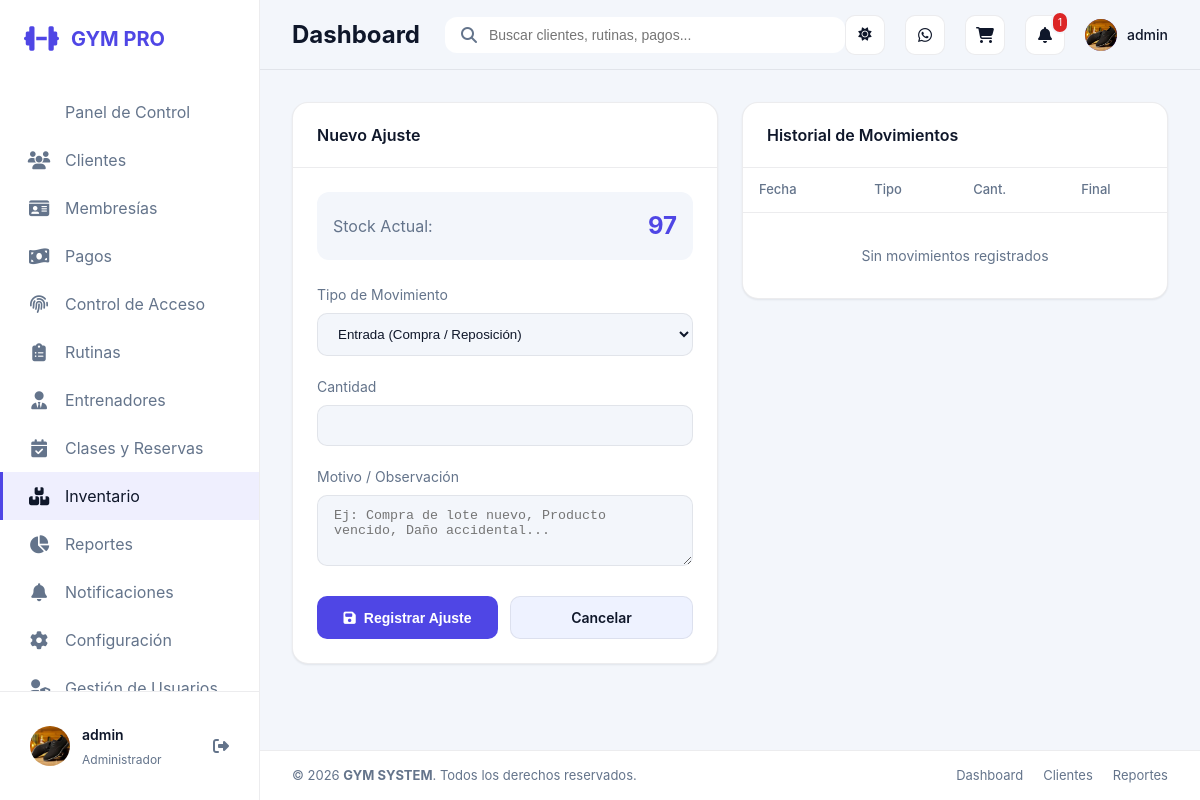
/inventario/ajustar-stock/1/ (signed in), run on an earlier commit of the app's database.
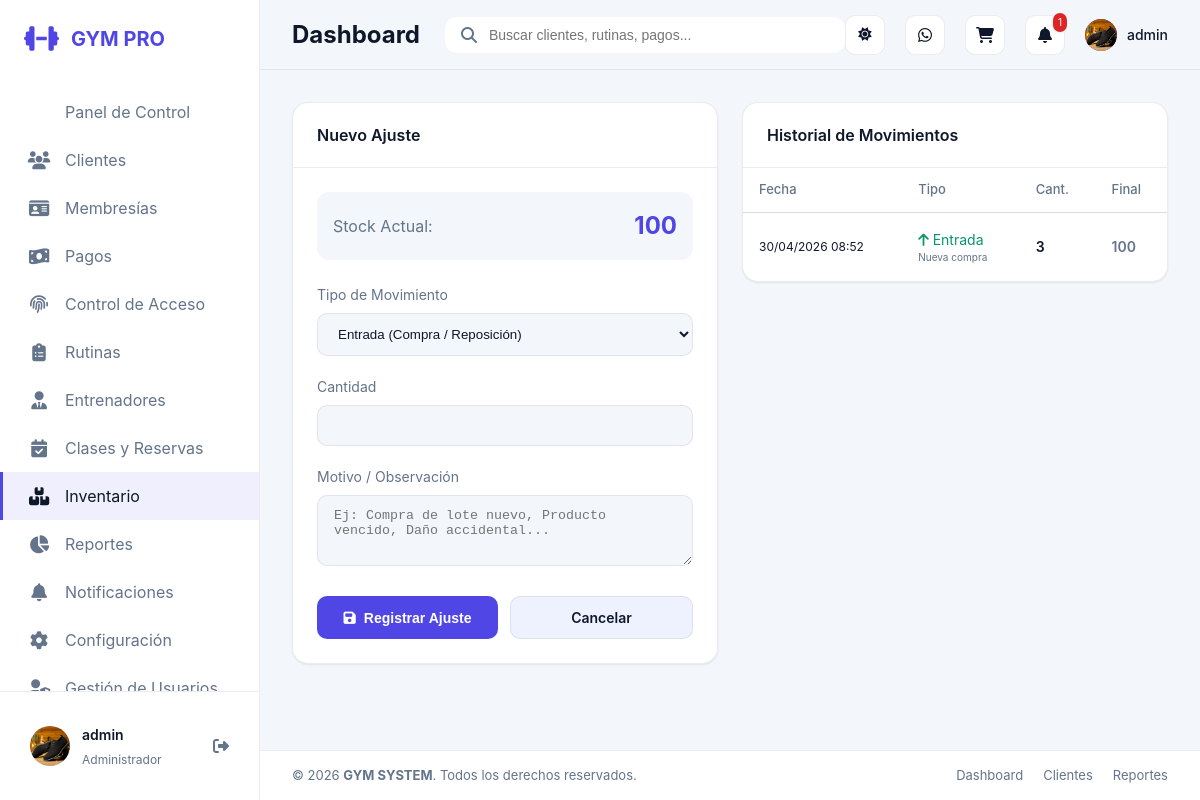
And on a later commit of the database.
### apps/inventory/models.py (models this page shows, shortened)
class Product(models.Model):
    name = models.CharField(max_length=140)
    description = models.TextField(blank=True)
    price = models.DecimalField(max_digits=10, decimal_places=2)
    stock = models.PositiveIntegerField(default=0)
    min_stock = models.PositiveIntegerField(default=5)
    category = models.ForeignKey(ProductCategory, on_delete=models.SET_NULL, null=True, blank=True, related_name='products')
    barcode = models.CharField(max_length=150, unique=True, blank=True, null=True)
    image = models.ImageField(upload_to='products/', blank=True, null=True)

class ProductStockHistory(models.Model):
    ADJUSTMENT_TYPES = [
        ('ENTRY', 'Entrada (Compra/Reposición)'),
        ('EXIT', 'Salida (Ajuste/Dañado)'),
    ]
    product = models.ForeignKey(Product, on_delete=models.CASCADE, related_name='stock_history')
    change_amount = models.IntegerField() # Positivo para entrada, negativo para salida
    current_stock = models.PositiveIntegerField() # Stock después del cambio
    adjustment_type = models.CharField(max_length=10, choices=ADJUSTMENT_TYPES)
    reason = models.CharField(max_length=255, blank=True)
    created_at = models.DateTimeField(auto_now_add=True)
    created_by = models.ForeignKey(settings.AUTH_USER_MODEL, on_delete=models.SET_NULL, null=True)

### apps/inventory/views.py (the view, shortened to what this page needs)
# urls.py: path('ajustar-stock/<int:product_id>/', views.product_stock_adjust, name='product_stock_adjust'),
@role_required(UserProfile.ROLE_ADMIN, UserProfile.ROLE_RECEPTION)
def product_stock_adjust(request, product_id):
    product = get_object_or_404(Product, id=product_id)
    history = product.stock_history.all().order_by('-created_at')
    return render(request, 'inventory/product_stock_adjust.html', {'product': product, 'history': history})

### apps/core/models.py (called while the page is built)
    @property
    def role_label(self):
        return self.get_role_display()

### apps/core/permissions.py (called while the page is built)
def get_user_profile(user):
    if not user or not user.is_authenticated:
        return None
    default_role = UserProfile.ROLE_ADMIN if user.is_superuser else UserProfile.ROLE_RECEPTION
    profile, _ = UserProfile.objects.get_or_create(
        user=user,
        defaults={'role': default_role},
    )
    if user.is_superuser and profile.role != UserProfile.ROLE_ADMIN:
        profile.role = UserProfile.ROLE_ADMIN
        profile.save(update_fields=['role'])
    return profile

def get_user_role(user):
    if not user or not user.is_authenticated:
        return None
    if user.is_superuser:
        return UserProfile.ROLE_ADMIN
    profile = get_user_profile(user)
    return profile.role if profile else None

def get_role_label(role):
    return ROLE_LABELS.get(role, 'Sin rol')

def get_linked_client(user):
    profile = get_user_profile(user)
    return profile.client if profile else None

def get_linked_trainer(user):
    profile = get_user_profile(user)
    return profile.trainer if profile else None

def has_role(user, *allowed_roles):
    role = get_user_role(user)
    return role in allowed_roles

### templates/inventory/product_stock_adjust.html (shortened to what the changed rows need)
{% extends 'base.html' %}
{% block content %}
<div class="dashboard-grid" style="grid-template-columns: 1fr 1fr;">
    <div class="grid-left">
        <div class="card">
            <div class="card-body">
                <div style="margin-bottom: 24px; padding: 16px; background: var(--bg-body); border-radius: 12px; display: flex; justify-content: space-between; align-items: center;">
                    <span style="color: var(--text-muted);">Stock Actual:</span>
                    <span style="font-size: 24px; font-weight: 700; color: var(--color-primary);">{{ product.stock }}</span>
                </div>
            </div>
        </div>
    </div>
    <div class="grid-right">
        <div class="card">
            <div class="card-body" style="padding: 0;">
                <div class="table-container">
                    <table>
                        <thead>
                            <tr>
                                <th>Fecha</th>
                                <th>Tipo</th>
                                <th>Cant.</th>
                                <th>Final</th>
                            </tr>
                        </thead>
                        <tbody>
                            {% for log in history %}
                            <tr>
                                <td style="font-size: 12px;">{{ log.created_at|date:"d/m/Y H:i" }}</td>
                                <td>
                                    {% if log.adjustment_type == 'ENTRY' %}
                                        <span style="color: var(--color-success);"><i class="fas fa-arrow-up"></i> Entrada</span>
                                    {% else %}
                                        <span style="color: var(--color-danger);"><i class="fas fa-arrow-down"></i> Salida</span>
                                    {% endif %}
                                    <div style="font-size: 10px; color: var(--text-muted);">{{ log.reason|truncatechars:30 }}</div>
                                </td>
                                <td style="font-weight: 600;">{{ log.change_amount }}</td>
                                <td style="font-weight: 600; color: var(--text-muted);">{{ log.current_stock }}</td>
                            </tr>
                            {% empty %}
                            <tr>
                                <td colspan="4" style="text-align: center; padding: 32px; color: var(--text-muted);">Sin movimientos registrados</td>
                            </tr>
                            {% endfor %}
                        </tbody>
                    </table>
                </div>
            </div>
        </div>
    </div>
</div>
{% endblock %}

What changed in the data, as far as the page shows it:
changed Product: stock "97" → "100"
added ProductStockHistory: created_at "30/04/2026 08:52", adjustment_type "ENTRY" (drawn), reason "Nueva compra", change_amount "3", current_stock "100"
Also different on the page:
text no longer shown: "Sin movimientos registrados"
